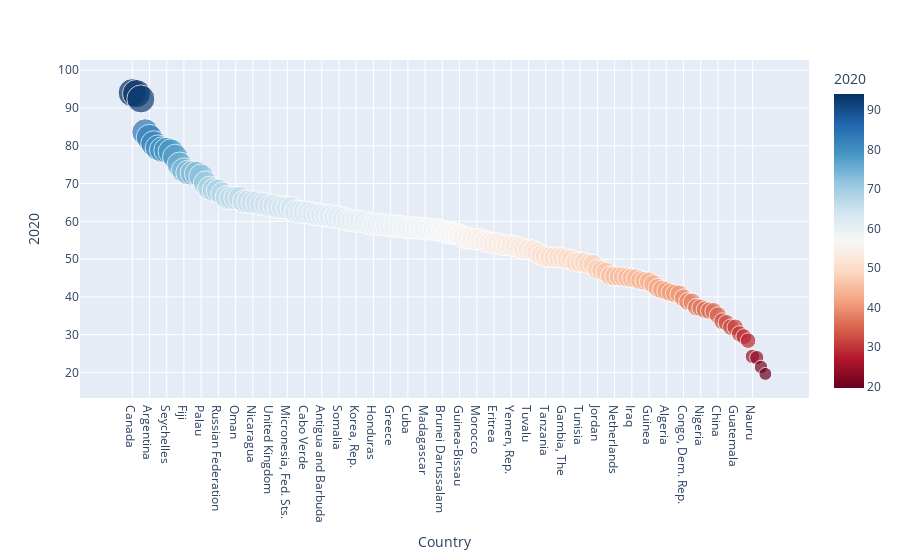

Here is the notebook cell this chart was saved with:
### Code cell
fig3 = px.scatter(oce_n, x="Country", y="2020", color="2020",
                 size='2020', hover_data=['Country', '2020'], height=500, color_continuous_scale = 'RdBu')
fig3.show()

### Figure 1 — Plotly figure (JSON) as saved in the notebook; plotly's stock layout.template omitted (floating-point values rounded to 4 significant figures; data arrays with more than 128 entries replaced by an {"elided": "..."} marker saying what was removed)
{"data": [{"hovertemplate": "Country=%{x}<br>2020=%{marker.color}<extra></extra>", "legendgroup": "", "marker": {"color": {"elided": "148 float values"}, "coloraxis": "coloraxis", "size": {"elided": "148 float values"}, "sizemode": "area", "sizeref": 0.2351, "symbol": "circle"}, "mode": "markers", "name": "", "orientation": "v", "showlegend": false, "type": "scatter", "x": {"elided": "148 str values"}, "xaxis": "x", "y": {"elided": "148 float values"}, "yaxis": "y"}], "layout": {"autosize": true, "coloraxis": {"colorbar": {"title": {"text": "2020"}}, "colorscale": [[0, "rgb(103,0,31)"], [0.1, "rgb(178,24,43)"], [0.2, "rgb(214,96,77)"], [0.3, "rgb(244,165,130)"], [0.4, "rgb(253,219,199)"], [0.5, "rgb(247,247,247)"], [0.6, "rgb(209,229,240)"], [0.7, "rgb(146,197,222)"], [0.8, "rgb(67,147,195)"], [0.9, "rgb(33,102,172)"], [1, "rgb(5,48,97)"]]}, "legend": {"itemsizing": "constant", "tracegroupgap": 0}, "margin": {"t": 60}, "xaxis": {"anchor": "y", "autorange": true, "domain": [0, 1], "range": [-10.38, 156.3], "title": {"text": "Country"}, "type": "category"}, "yaxis": {"anchor": "x", "autorange": true, "domain": [0, 1], "range": [11.6, 106.0], "title": {"text": "2020"}, "type": "linear"}}}
